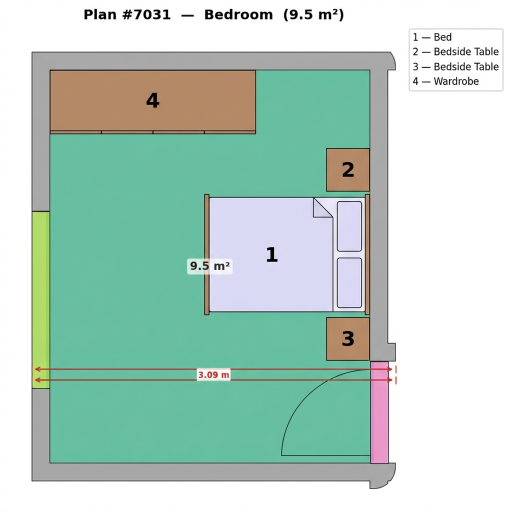
#> input picture furniture_placer/gen_output/plan_7031_bedroom_banana-pro.png, 1024 x 1024 px (shown at 1/2 size)
$ python detect_rooms.py gen_output/plan_7031_bedroom_banana-pro.png
#> lines starting #> are read from the running program, lines starting #| are printed output that depends on the picture; after the words box and inside, x2 and y2 are one past the last pixel; in counts of white or black regions, pixels touching at a corner belong together
"""
detect_rooms.py — Per-room banana-pro image analysis.

Detects walls, structural openings, and furniture from AI-generated per-room
floor plan images (banana-pro model output from gen_output/).

Usage:
    python detect_rooms.py                          # all *_banana-pro.png in gen_output/
    python detect_rooms.py gen_output/plan_7031_bedroom_banana-pro.png
    python detect_rooms.py --out-dir my_out/ --min-wall 20
"""

import argparse
import glob as _glob
import json
import os
import re
import sys

import cv2
import numpy as np

try:
    import pytesseract
    TESSERACT_OK = True
except ImportError:
    TESSERACT_OK = False
    print("INFO: pytesseract not found — legend/number parsing disabled.")

# ---------------------------------------------------------------------------
# Constants
# ---------------------------------------------------------------------------

ROOM_FILL_COLORS = {   # hex, from visualize_rooms.py ROOM_COLORS
    "bedroom": "#66c2a5",
    "bathroom": "#fc8d62",
    "kitchen": "#8da0cb",
    "living": "#d9d9d9",
}

STRUCTURAL_ITEMS = [
    ("door",       "#e78ac3"),
    ("window",     "#a6d854"),
    ("front_door", "#a63603"),
]

WALL_GRAY_LO, WALL_GRAY_HI = 150, 190   # #aaaaaa = 170 in grayscale
DIM_RED_HEX = "#c0392b"
DEFAULT_OUT_DIR = "detect_output"

# 9-color palette for furniture visualization
FURNITURE_PALETTE = [
    (255, 100, 100),   # blue-ish
    (100, 200, 100),   # green-ish
    (100, 100, 255),   # red-ish
    (200, 200, 100),   # cyan-ish
    (200, 100, 200),   # magenta-ish
    (100, 200, 200),   # yellow-ish
    (150, 150, 255),   # light red
    (255, 200, 100),   # light blue
    (100, 255, 200),   # light green
]


# ---------------------------------------------------------------------------
# Color helpers (copied verbatim from detect_plan.py)
# ---------------------------------------------------------------------------

# [4 lines left out: function hex_to_bgr, not called in this run]


def hex_to_hsv(hex_color: str) -> tuple:
    h = hex_color.lstrip("#")
    r, g, b = int(h[0:2], 16), int(h[2:4], 16), int(h[4:6], 16)
    bgr = np.uint8([[[b, g, r]]])
    hsv = cv2.cvtColor(bgr, cv2.COLOR_BGR2HSV)[0][0]
    return int(hsv[0]), int(hsv[1]), int(hsv[2])


def make_hsv_ranges(hex_color: str, h_tol: int = 10, s_tol: int = 60, v_tol: int = 60) -> list:
    """Return list of (lo, hi) np.array pairs for cv2.inRange, with hue-wraparound handling."""
    hue, sat, val = hex_to_hsv(hex_color)
    s_lo = max(0,   sat - s_tol)
    s_hi = min(255, sat + s_tol)
    v_lo = max(0,   val - v_tol)
    v_hi = min(255, val + v_tol)

    # Pure / near-gray: match by low saturation + value band, ignore hue
    if sat < 25:
        return [(np.array([0, 0, v_lo]), np.array([179, 40, v_hi]))]

    # Hue wraparound (red side, hue near 0)
    if hue - h_tol < 0:
        return [
            (np.array([0,                s_lo, v_lo]), np.array([hue + h_tol,       s_hi, v_hi])),
            (np.array([180 + hue - h_tol, s_lo, v_lo]), np.array([179,              s_hi, v_hi])),
        ]
    # Hue wraparound (red side, hue near 179)
    if hue + h_tol > 179:
        return [
            (np.array([hue - h_tol,      s_lo, v_lo]), np.array([179,              s_hi, v_hi])),
            (np.array([0,                s_lo, v_lo]), np.array([hue + h_tol - 180, s_hi, v_hi])),
        ]

    return [(np.array([hue - h_tol, s_lo, v_lo]), np.array([hue + h_tol, s_hi, v_hi]))]


# [4 lines left out: function _is_rectangular, not called in this run]


# ---------------------------------------------------------------------------
# 1. parse_filename
# ---------------------------------------------------------------------------

def parse_filename(image_path: str) -> dict:
    """Parse plan_{id}_{room_type[_N]}_banana-pro.png → dict."""
    stem = os.path.splitext(os.path.basename(image_path))[0]
    m = re.match(r'^plan_(\d+)_(.+?)_(banana-pro|banana-2)$', stem)
    if not m:
        return {"plan_id": None, "room_type": stem, "model": "unknown"}
    return {
        "plan_id":   int(m.group(1)),
        "room_type": m.group(2),
        "model":     m.group(3),
    }


# ---------------------------------------------------------------------------
# 2. find_banana_pro_images
# ---------------------------------------------------------------------------

# [6 lines left out: function find_banana_pro_images, not called in this run]


# ---------------------------------------------------------------------------
# 3. Room-fill HSV mask helpers
# ---------------------------------------------------------------------------

def _room_fill_mask(img: np.ndarray, hsv: np.ndarray, gray: np.ndarray, base_type: str, close: bool = True) -> np.ndarray:
    """Return a mask for the room fill color. Special-case living room."""
    if base_type == "living":
        mask = cv2.inRange(gray, 210, 230)
    else:
        hex_color = ROOM_FILL_COLORS.get(base_type)
        if hex_color is None:
            return np.zeros(img.shape[:2], dtype=np.uint8)
        ranges = make_hsv_ranges(hex_color, h_tol=12, s_tol=60, v_tol=40)
        mask = np.zeros(img.shape[:2], dtype=np.uint8)
        for lo, hi in ranges:
            mask |= cv2.inRange(hsv, lo, hi)

    if close:
        # Use 30×30 kernel, 5 iterations ≈ 150px effective close.
        # This covers room fill + adjacent teal-noise pixels that would otherwise
        # create irregular blobs in the furniture candidate mask.
        kernel = cv2.getStructuringElement(cv2.MORPH_RECT, (30, 30))
        mask = cv2.morphologyEx(mask, cv2.MORPH_CLOSE, kernel, iterations=5)
    return mask


# ---------------------------------------------------------------------------
# 4. detect_room_interior_mask
# ---------------------------------------------------------------------------

def detect_room_interior_mask(img: np.ndarray, room_type: str, exclusion_mask: np.ndarray) -> np.ndarray:
    """Detect the room interior as a mask (H×W uint8).

    Strategy: find all room-fill pixels (strict HSV detection), then use their
    bounding rectangle as the room mask.  This is robust even when large furniture
    blocks occupy the room center — morphological closing would need to bridge
    400+ px gaps, while the bounding rect approach works regardless.
    """
    H, W = img.shape[:2]
    hsv  = cv2.cvtColor(img, cv2.COLOR_BGR2HSV)
    gray = cv2.cvtColor(img, cv2.COLOR_BGR2GRAY)

    # Strip _1/_2 suffix
    base_type = re.sub(r'_\d+$', '', room_type)

    # Strict (no close) detection of room fill color
    fill_strict = _room_fill_mask(img, hsv, gray, base_type, close=False)

    if cv2.countNonZero(fill_strict) == 0:
        # Unknown room type or no fill detected: use full image minus exclusion
        result = np.ones((H, W), dtype=np.uint8) * 255
        result[exclusion_mask > 0] = 0
        return result

    # Bounding rect of all room fill pixels → defines the room area
    pts_y, pts_x = np.where(fill_strict > 0)
    x_min, x_max = int(pts_x.min()), int(pts_x.max())
    y_min, y_max = int(pts_y.min()), int(pts_y.max())

    room_mask = np.zeros((H, W), dtype=np.uint8)
    room_mask[y_min:y_max + 1, x_min:x_max + 1] = 255

    # Apply exclusion
    room_mask[exclusion_mask > 0] = 0

    return room_mask


# ---------------------------------------------------------------------------
# 5. detect_walls
# ---------------------------------------------------------------------------

# [116 lines left out: functions detect_walls, detect_structural_items, not called in this run]


# ---------------------------------------------------------------------------
# 7. parse_legend
# ---------------------------------------------------------------------------

def parse_legend(img: np.ndarray) -> dict:
    """Parse legend from the full image using OCR. Returns {number: name}."""
    if not TESSERACT_OK:
        return {}

    gray = cv2.cvtColor(img, cv2.COLOR_BGR2GRAY)
    # 3× upscale
    up = cv2.resize(gray, (gray.shape[1] * 3, gray.shape[0] * 3), interpolation=cv2.INTER_CUBIC)
    up = cv2.GaussianBlur(up, (3, 3), 0)

    try:
        text = pytesseract.image_to_string(up, config='--psm 6 --oem 1')
    except Exception:
        return {}

    legend = {}
    for line in text.splitlines():
        m = re.match(r'^(\d+)\s*[—\-–]\s*(.+)$', line.strip())
        if m:
            legend[int(m.group(1))] = m.group(2).strip()

    if len(legend) < 2:
        return {}
    return legend


# ---------------------------------------------------------------------------
# 8. detect_furniture
# ---------------------------------------------------------------------------

# [237 lines left out: functions _known_colors_mask, _ocr_number_in_box, detect_furniture, draw_and_save_visualization, assemble_result, not called in this run]


# ---------------------------------------------------------------------------
# 12. process_image
# ---------------------------------------------------------------------------

def process_image(image_path: str, out_dir: str, min_wall: int = 20, show: bool = False) -> dict:
    meta = parse_filename(image_path)
    print(f"\n[{os.path.basename(image_path)}]  room={meta['room_type']}  plan={meta['plan_id']}")

    img = cv2.imread(image_path)
    if img is None:
        print(f"  ERROR: could not read image", file=sys.stderr)
        return {}

    H, W = img.shape[:2]

    # No explicit exclusion mask (no legend region to mask out separately —
    # the legend detection is full-image OCR, and we rely on room_mask gating)
    exclusion_mask = np.zeros((H, W), dtype=np.uint8)

    print(f"  Detecting room interior...")
    room_mask = detect_room_interior_mask(img, meta["room_type"], exclusion_mask)
    room_px = cv2.countNonZero(room_mask)
    print(f"    room pixels: {room_px}")

    print(f"  Parsing legend...")
    legend_map = parse_legend(img)
    print(f"    legend entries: {legend_map}")

    print(f"  Detecting walls (min_length={min_wall})...")
    walls = detect_walls(img, exclusion_mask, min_length=min_wall)
    h_count = sum(1 for w in walls if w["orientation"] == "horizontal")
    v_count = sum(1 for w in walls if w["orientation"] == "vertical")
    print(f"    {len(walls)} walls (H={h_count}, V={v_count})")

    print(f"  Detecting structural items...")
    structural = detect_structural_items(img, exclusion_mask)
    print(f"    doors={len(structural['doors'])}  windows={len(structural['windows'])}  front_doors={len(structural['front_doors'])}")

    print(f"  Detecting furniture...")
    furniture = detect_furniture(img, room_mask, exclusion_mask, legend_map,
                                 room_type=meta["room_type"])
    print(f"    {len(furniture)} furniture item(s)")

    result = assemble_result(image_path, meta, img, walls, structural, furniture)

    # Output naming
    os.makedirs(out_dir, exist_ok=True)
    stem = f"plan_{meta['plan_id']}_{meta['room_type']}_{meta['model']}"
    json_path = os.path.join(out_dir, f"{stem}_detected.json")
    png_path  = os.path.join(out_dir, f"{stem}_detected.png")

    with open(json_path, "w") as f:
        json.dump(result, f, indent=2)
    print(f"  JSON → {json_path}")

    draw_and_save_visualization(img, result, png_path)

    if show:
        scale = min(1.0, 1400 / W)
        preview = cv2.resize(img, (int(W * scale), int(H * scale)))
        cv2.imshow(os.path.basename(image_path), preview)
        cv2.waitKey(0)
        cv2.destroyAllWindows()

    return result


# ---------------------------------------------------------------------------
# CLI
# ---------------------------------------------------------------------------

def main():
    parser = argparse.ArgumentParser(
        description="Detect walls, openings, and furniture from banana-pro per-room images."
    )
    parser.add_argument(
        "images", nargs="*",
        help="Paths to images. If omitted, processes all plan_*_banana-pro.png in gen_output/",
    )
    parser.add_argument("--out-dir",  default=DEFAULT_OUT_DIR, metavar="DIR")
    parser.add_argument("--min-wall", type=int, default=20,    metavar="PX",
                        help="Min wall length in px (default: 20)")
    parser.add_argument("--show",     action="store_true",
                        help="Display result in a window after each image")
    parser.add_argument("--search-dir", default="gen_output", metavar="DIR",
                        help="Directory to search for banana-pro images (default: gen_output)")
    args = parser.parse_args()

    if args.images:
        image_paths = args.images
    else:
        image_paths = find_banana_pro_images(args.search_dir)
        if not image_paths:
            print(f"No banana-pro images found in {args.search_dir}/", file=sys.stderr)
            sys.exit(1)
        print(f"Found {len(image_paths)} banana-pro image(s) in {args.search_dir}/")

    results = []
    for path in image_paths:
        if not os.path.isfile(path):
            print(f"WARNING: not found: {path}", file=sys.stderr)
            continue
        r = process_image(path, args.out_dir, min_wall=args.min_wall, show=args.show)
#> in process_image, img is the input picture: shape (1024, 1024, 3); mean B, G, R 197.4, 208.8, 183.1
#> in detect_room_interior_mask, `hsv  = cv2.cvtColor(img, cv2.COLOR_BGR2HSV)`: hsv: shape (1024, 1024, 3); mean H, S, V 43.3, 51.5, 213.9
#> in detect_room_interior_mask, `gray = cv2.cvtColor(img, cv2.COLOR_BGR2GRAY)`:
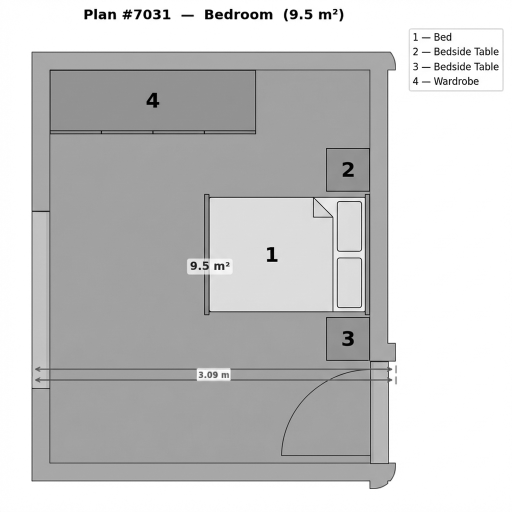
#> gray: shape (1024, 1024) (shown at 1/2 size); min 0, max 255, mean 199.8
#> the loop in _room_fill_mask, `for lo, hi in ranges:` made 1 pass
#> pass 1, in _room_fill_mask, `mask |= cv2.inRange(hsv, lo, hi)`:
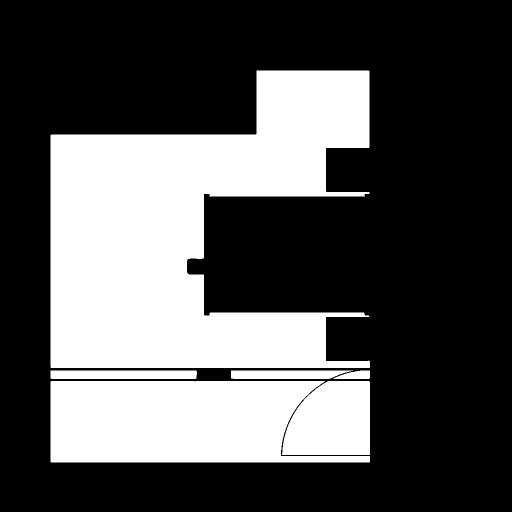
#> mask: shape (1024, 1024) (shown at 1/2 size); 33% white; 6 white regions, box (x1, y1, x2, y2) and area: (101, 141, 740, 736) 233492, (101, 762, 740, 925) 81456, (564, 762, 740, 910) 21960, (101, 741, 394, 758) 4967, (462, 741, 706, 758) 3706, (667, 741, 740, 758) 891
#> in detect_room_interior_mask, `x_min, x_max = int(pts_x.min()), int(pts_x.max())`: x_min = 101; x_max = 739
#> in detect_room_interior_mask, `y_min, y_max = int(pts_y.min()), int(pts_y.max())`: y_min = 141; y_max = 924
#> in process_image, `room_mask = detect_room_interior_mask(img, meta["room_type"], exclusio..`:
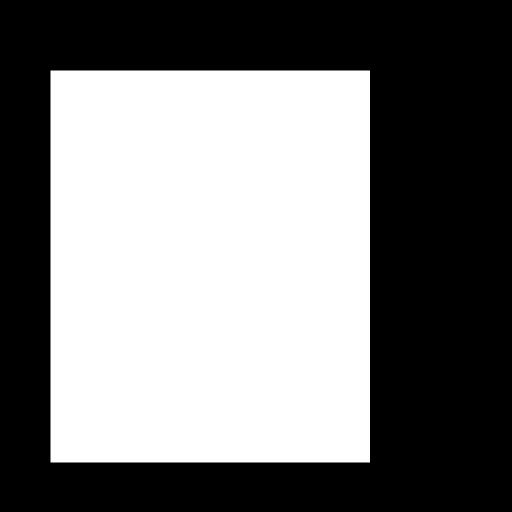
#> room_mask: shape (1024, 1024) (shown at 1/2 size); 47.8% white; 1 white region, box (x1, y1, x2, y2) and area: (101, 141, 740, 925) 500976
#> in process_image, `room_px = cv2.countNonZero(room_mask)`: room_px = 500976
#|     room pixels: 500976
        if r:
            results.append(r)

    print(f"\nDone. Processed {len(results)}/{len(image_paths)} image(s).")
    print(f"Output → {args.out_dir}/")

    # Summary table
    if results:
        print(f"\n{'Room':<20} {'Walls':>6} {'Doors':>6} {'Win':>6} {'Furn':>6}")
        print("-" * 46)
        for r in results:
            s = r.get("summary", {})
            print(f"{r.get('room_type', '?'):<20} "
                  f"{s.get('wall_count', 0):>6} "
                  f"{s.get('door_count', 0):>6} "
                  f"{s.get('window_count', 0):>6} "
                  f"{s.get('furniture_count', 0):>6}")


if __name__ == "__main__":
    main()
#> (the call stopped at in parse_legend, `text = pytesseract.image_to_string(up, config='--psm 6 --oem 1')`: pytesseract is not available in this run)

$ run again, with furniture_placer/gen_output/plan_7031_banana-2_stage1.png copied over furniture_placer/gen_output/plan_7031_bedroom_banana-pro.png
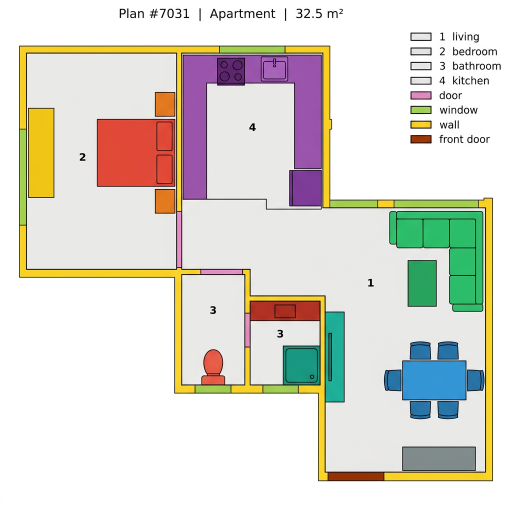
#> input picture furniture_placer/gen_output/plan_7031_banana-2_stage1.png, 1024 x 1024 px (shown at 1/2 size)
#> in process_image, img is the input picture: shape (1024, 1024, 3); mean B, G, R 209.9, 218.9, 221.3
#> hsv: shape (1024, 1024, 3); mean H, S, V 35, 39.6, 229.6
#> the loop in _room_fill_mask, `for lo, hi in ranges:` made 1 pass
#> pass 1, in _room_fill_mask, `mask |= cv2.inRange(hsv, lo, hi)`:
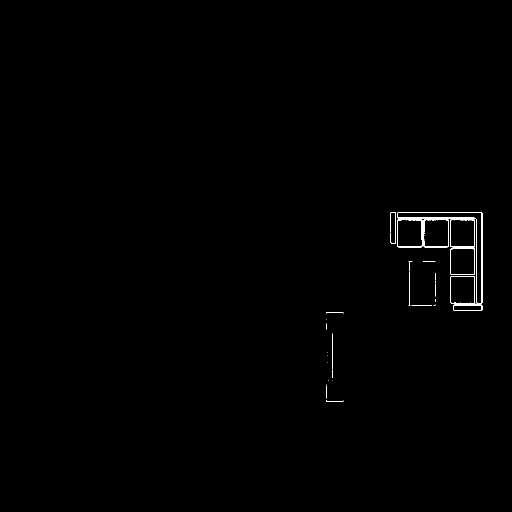
#> mask: shape (1024, 1024) (shown at 1/2 size); 0.3% white in thin lines or dots, all inside (x1, y1, x2, y2) = (652, 424, 965, 803)
#> pts_y = 3119 values from 424 to 802; pts_x = 3119 values, max 964 at index 187, min 652 at index 2911, mean 877.5
#> x_min = 652; x_max = 964
#> y_min = 424; y_max = 802
#> in process_image, `room_mask = detect_room_interior_mask(img, meta["room_type"], exclusio..`:
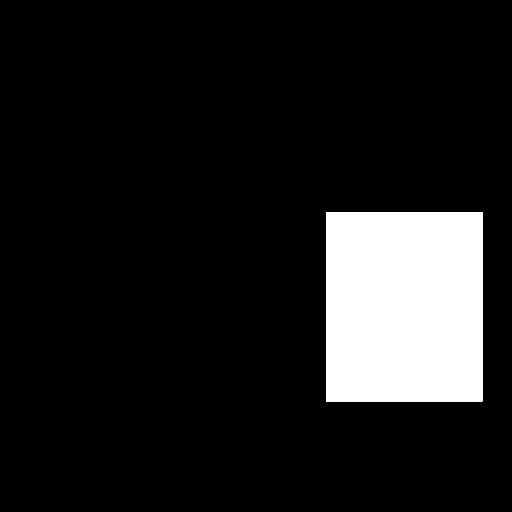
#> room_mask: shape (1024, 1024) (shown at 1/2 size); 11.3% white; 1 white region, box (x1, y1, x2, y2) and area: (652, 424, 965, 803) 118627
#> room_px = 118627
#|     room pixels: 118627

$ run again, with furniture_placer/gen_output/plan_7031_banana-pro_stage1.png copied over furniture_placer/gen_output/plan_7031_bedroom_banana-pro.png
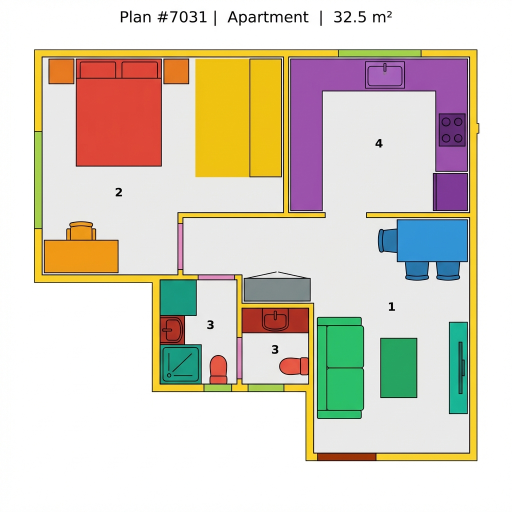
#> input picture furniture_placer/gen_output/plan_7031_banana-pro_stage1.png, 1024 x 1024 px (shown at 1/2 size)
#> in process_image, img is the input picture: shape (1024, 1024, 3); mean B, G, R 196, 210.4, 218.3
#> hsv: shape (1024, 1024, 3); mean H, S, V 25.7, 55.6, 227.3
#> the loop in _room_fill_mask, `for lo, hi in ranges:` made 1 pass
#> pass 1, in _room_fill_mask, `mask |= cv2.inRange(hsv, lo, hi)`:
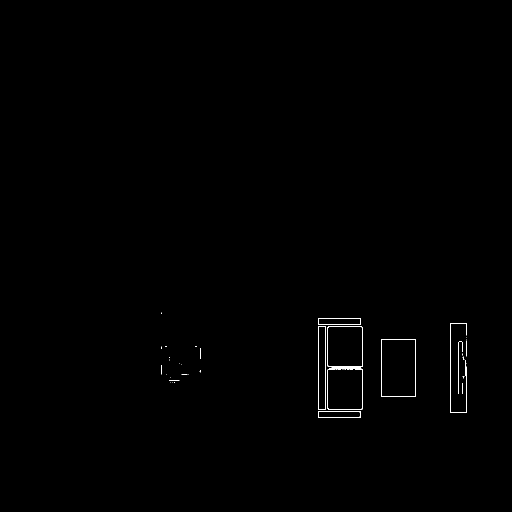
#> mask: shape (1024, 1024) (shown at 1/2 size); 0.25% white in thin lines or dots, all inside (x1, y1, x2, y2) = (322, 624, 934, 836)
#> pts_y = 2638 values from 624 to 835; pts_x = 2638 values, max 933 at index 143, min 322 at index 0, mean 735.8
#> x_min = 322; x_max = 933
#> y_min = 624; y_max = 835
#> in process_image, `room_mask = detect_room_interior_mask(img, meta["room_type"], exclusio..`:
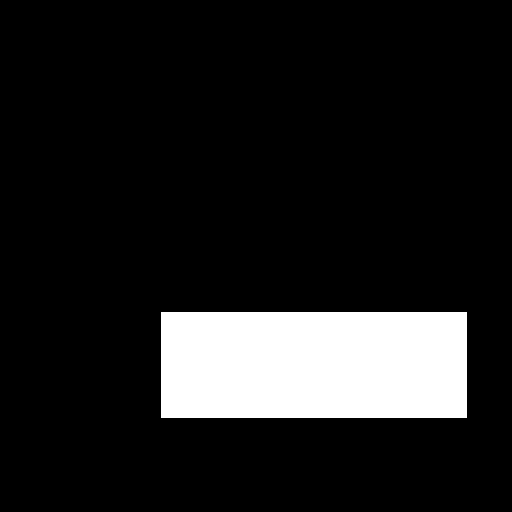
#> room_mask: shape (1024, 1024) (shown at 1/2 size); 12.4% white; 1 white region, box (x1, y1, x2, y2) and area: (322, 624, 934, 836) 129744
#> room_px = 129744
#|     room pixels: 129744

$ run again, with furniture_placer/gen_output/plan_7031_bathroom_1_banana-2.png copied over furniture_placer/gen_output/plan_7031_bedroom_banana-pro.png
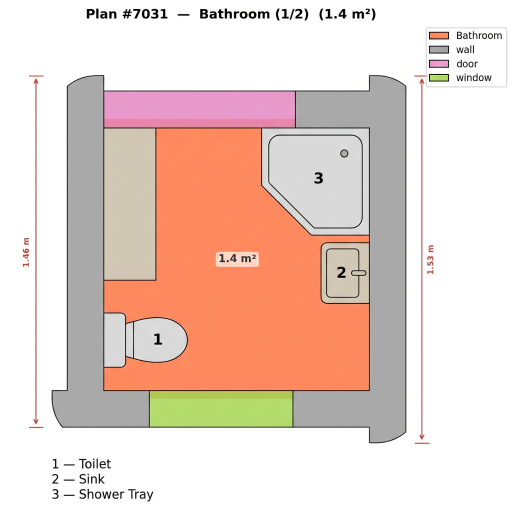
#> input picture furniture_placer/gen_output/plan_7031_bathroom_1_banana-2.png, 1024 x 1024 px (shown at 1/2 size)
#> in process_image, img is the input picture: shape (1024, 1024, 3); mean B, G, R 201.6, 210.7, 232.4
#> hsv: shape (1024, 1024, 3); mean H, S, V 28.1, 36, 233.3
#> in detect_room_interior_mask, `gray = cv2.cvtColor(img, cv2.COLOR_BGR2GRAY)`:
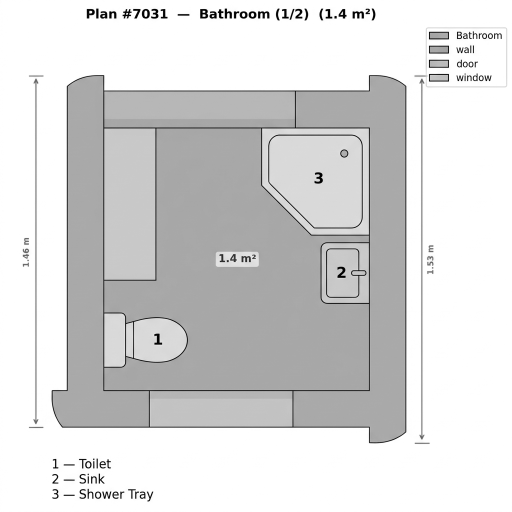
#> gray: shape (1024, 1024) (shown at 1/2 size); min 0, max 255, mean 216.1
#> room_mask: shape (1024, 1024); every value is 255
#> room_px = 1048576
#|     room pixels: 1048576
